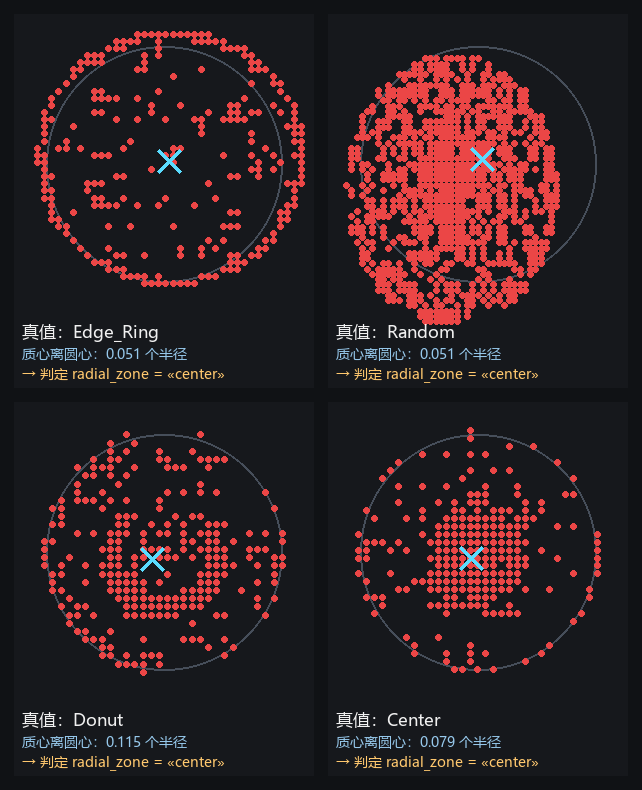

Here is the Python script that generated this plot:
# -*- coding: utf-8 -*-
"""把「那个 bug」画出来：为什么边缘缺陷会被判成 center

运行：
    python 质心实验.py

不重新算任何东西 —— 所有数字都直接读 data/manifest.jsonl 里项目自己算好的值，
这里只负责把它们画成图，让你亲眼看到。
"""

import collections
import json
import statistics
from pathlib import Path

import numpy as np
from PIL import Image, ImageDraw, ImageFont

HERE = Path(__file__).resolve().parent
ROOT = HERE.parent
MANIFEST = ROOT / "data" / "manifest.jsonl"
IMAGES = ROOT / "data" / "images"
OUTPUT = HERE / "质心实验.png"

PANEL = 300          # 每个小图的边长
PAD = 14
LABEL_H = 74         # 每个小图下面留的说明高度
S = 118              # 半径在画布上占多少像素


def load_font(size):
    for name in ("msyh.ttc", "simhei.ttf", "simsun.ttc"):
        p = Path("C:/Windows/Fonts") / name
        if p.is_file():
            try:
                return ImageFont.truetype(str(p), size)
            except Exception:
                pass
    return ImageFont.load_default()


def to_canvas(nx, ny):
    """归一化坐标（单位：半径，y 向上）-> 画布像素（y 向下）。"""
    return PANEL / 2 + nx * S, PANEL / 2 - ny * S


def draw_panel(row, font_big, font_small):
    """画一片晶圆：缺陷 die 用红点，质心用大叉。"""
    img = Image.new("RGB", (PANEL, PANEL + LABEL_H), (22, 24, 28))
    d = ImageDraw.Draw(img)

    shape = tuple(row["matrix_shape"])
    f = row["features"]
    cx_m, cy_m = f["wafer_center_xy"]
    radius = f["wafer_radius"]

    # 从 448 的图还原出矩阵
    p = IMAGES / Path(row["image_path"]).name
    matrix = np.array(Image.open(p).convert("RGB").resize(shape, Image.Resampling.NEAREST))

    # 晶圆外圈（用项目算好的圆心半径画）
    d.ellipse(
        [to_canvas(-1, 1)[0], to_canvas(0, 1)[1], to_canvas(1, -1)[0], to_canvas(0, -1)[1]],
        outline=(70, 78, 90), width=2,
    )

    # 每个缺陷 die 画一个红点
    red = (matrix[:, :, 0] > 150) & (matrix[:, :, 1] < 100)
    ys, xs = np.nonzero(red)
    norm = []
    for r_, c_ in zip(ys, xs):
        nx = (c_ - cx_m) / radius
        ny = (cy_m - r_) / radius
        norm.append((nx, ny))
        px, py = to_canvas(nx, ny)
        dot = 5 if len(ys) < 200 else 3
        d.ellipse([px - dot, py - dot, px + dot, py + dot], fill=(235, 70, 70))

    # 质心：用项目算好的 centroid_xy_r
    gx, gy = f["centroid_xy_r"]
    px, py = to_canvas(gx, gy)
    r_ = 11
    d.line([px - r_, py - r_, px + r_, py + r_], fill=(90, 220, 255), width=4)
    d.line([px - r_, py + r_, px + r_, py - r_], fill=(90, 220, 255), width=4)

    # 文字
    y0 = PANEL + 6
    d.text((8, y0), f"真值：{row['failure_type']}", font=font_big, fill=(240, 240, 240))
    d.text((8, y0 + 24), f"质心离圆心：{f['centroid_radius_r']:.3f} 个半径",
           font=font_small, fill=(150, 200, 235))
    verdict = f["radial_zone"]
    color = (255, 110, 110) if verdict != "center" else (255, 200, 110)
    d.text((8, y0 + 44), f"→ 判定 radial_zone = «{verdict}»", font=font_small, fill=color)

    return img


def pick_typical(rows, label):
    """挑这一类里【最典型】的一片：质心半径最接近该类中位数。

    为什么不随便取第一个？因为单张样本可能很特殊，看一张就下结论是错的。
    """
    cand = [r for r in rows
            if r["failure_type"] == label
            and r["features"]["status"] == "ok"
            and r["features"]["centroid_radius_r"] is not None
            and (IMAGES / Path(r["image_path"]).name).is_file()]
    if not cand:
        return None
    med = statistics.median(r["features"]["centroid_radius_r"] for r in cand)
    return min(cand, key=lambda r: abs(r["features"]["centroid_radius_r"] - med))


def main():
    rows = [json.loads(l) for l in MANIFEST.open(encoding="utf-8")]
    picks = ["Edge_Ring", "Random", "Donut", "Center"]

    chosen = [r for r in (pick_typical(rows, lab) for lab in picks) if r]

    print("=" * 76)
    print("先看全库统计：每一类的缺陷到底在哪，以及被判定成什么")
    print("=" * 76)
    print(f"{'真值类别':<11}{'n':>5}{'质心半径中位':>13}{'平均半径中位':>13}"
          f"{'判center':>10}{'判middle':>10}{'判edge':>9}")
    print("-" * 76)
    for label in ["Center", "Donut", "Edge_Loc", "Edge_Ring", "Loc",
                  "Near_full", "Random", "Scratch", "none"]:
        fs = [r["features"] for r in rows if r["failure_type"] == label]
        n = len(fs)
        cm = statistics.median([f["centroid_radius_r"] for f in fs
                                if f["centroid_radius_r"] is not None] or [0])
        mm = statistics.median([f["mean_radius_r"] for f in fs
                                if f["mean_radius_r"] is not None] or [0])
        z = collections.Counter(f["radial_zone"] for f in fs)
        print(f"{label:<11}{n:>5}{cm:>13.3f}{mm:>13.3f}"
              f"{z['center'] / n:>10.0%}{z['middle'] / n:>10.0%}{z['edge'] / n:>9.0%}")

    print()
    print("=" * 76)
    print("再看四张典型样本：红点 = 缺陷 die，蓝叉 = 它们的平均位置，灰圈 = 晶圆边界")
    print("=" * 76)
    print(f"{'真值类别':<12}{'质心半径':>10}{'判定 zone':>12}{'平均半径':>10}"
          f"{'缺陷数':>8}")
    print("-" * 54)
    for r in chosen:
        f = r["features"]
        print(f"{r['failure_type']:<12}{f['centroid_radius_r']:>10.3f}"
              f"{f['radial_zone']:>12}{f['mean_radius_r']:>10.3f}"
              f"{f['defect_count']:>8}")

    font_big = load_font(17)
    font_small = load_font(14)
    cols, rows_n = 2, 2
    W = cols * PANEL + (cols + 1) * PAD
    H = rows_n * (PANEL + LABEL_H) + (rows_n + 1) * PAD
    canvas = Image.new("RGB", (W, H), (16, 18, 21))
    for i, r in enumerate(chosen):
        panel = draw_panel(r, font_big, font_small)
        cx = PAD + (i % cols) * (PANEL + PAD)
        cy = PAD + (i // cols) * (PANEL + LABEL_H + PAD)
        canvas.paste(panel, (cx, cy))

    canvas.save(OUTPUT)
    print()
    print("图已写出：", OUTPUT)
    print("红点 = 缺陷 die；蓝叉 = 这些点的【平均位置】（质心）；灰圈 = 晶圆边界")
    print("看清楚：边缘绕一圈的缺陷，它的平均位置落在【圆心】上。")


if __name__ == "__main__":
    main()
